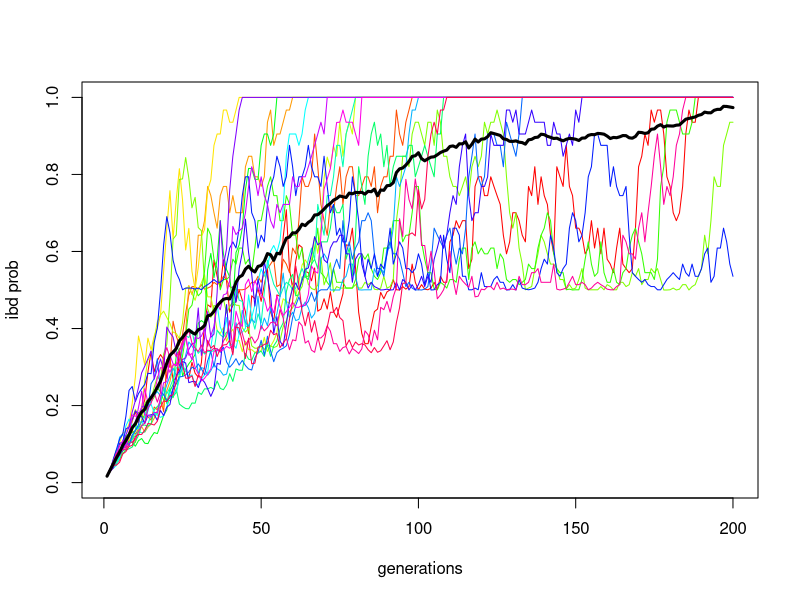

Write R code to recreate this figure. (Note: this script raises an error after producing the figure.)
# Pop size
N <- 30

# Number of generations
ngens <- 200

# Number of populations
npops <- 20

# Create a matrix to store results.
# Each row will be a generation and each column, a population.

P <- matrix(nrow = ngens, ncol = npops) 

for(i in 1:npops) {
  
  pop <- seq(1:(2*N))

  P[1, i] <- sum((table(pop)/(2*N))^2)
  
  for(j in 2:ngens) {
    pop <- sample(pop, replace = TRUE)
    P[j, i]  <- sum((table(pop)/(2*N))^2)
  }
}

# Population trajectories
plot(NA, type = "n", xlim = c(1, ngens), ylim = c(0, 1), 
     xlab = "generations", ylab = "ibd prob")

for (i in 1:npops)
  lines(P[, i], col = rainbow(npops)[i])

# plot the mean ibd across generations (rows)
lines(rowMeans(P), lwd=3)

##### Theoretical line for timecourse of IBD

# Ft = 1 - ( 1 - 1/2N)^t

for(t in 1: ngens)
ibd.theoretical[t] <- 1 - ( 1- 1/(2*N))^t
lines(ibd.theoretical, lty=3, lwd=4)
